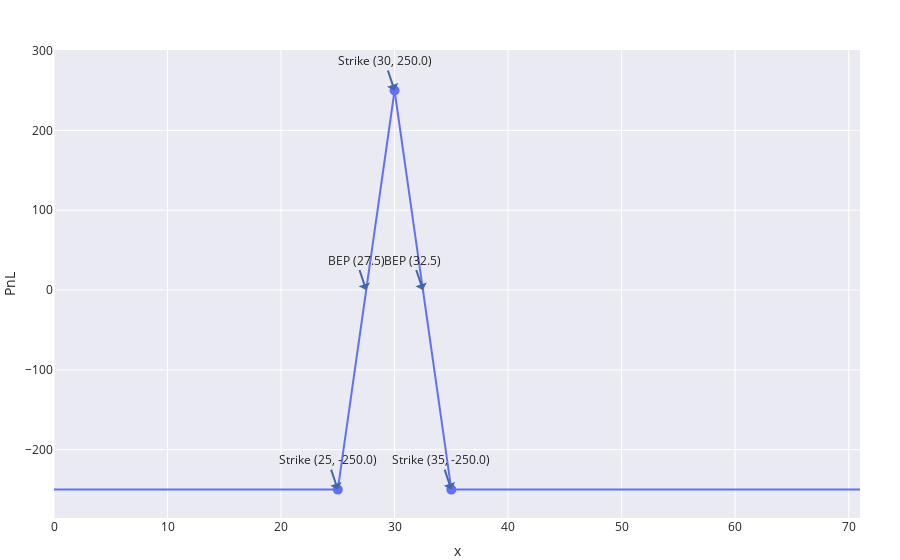

The notebook cell this image was saved under:
### Code cell
print_display_combo([
    buy_butterfly((25, 30, 35), 2.50)
], [25, 30, 35])

### Figure 1 — Plotly figure (JSON) as saved in the notebook; plotly's stock layout.template omitted (floating-point values rounded to 4 significant figures; data arrays with more than 128 entries replaced by an {"elided": "..."} marker saying what was removed)
{"data": [{"line": {"color": "#636EFA"}, "mode": "lines", "name": "-250.000000000000", "showlegend": true, "type": "scatter", "x": {"elided": "1000 float values"}, "y": {"elided": "1000 int values"}}, {"line": {"color": "#636EFA"}, "mode": "lines", "name": "100*x - 2750.0", "showlegend": true, "type": "scatter", "x": {"elided": "1000 float values"}, "y": {"elided": "1000 float values"}}, {"line": {"color": "#636EFA"}, "marker": {"color": "#E5ECF6", "line": {"color": "#636EFA", "width": 2}, "size": 8}, "mode": "markers", "name": "", "showlegend": true, "type": "scatter", "x": [25.0], "y": [-250.0]}, {"line": {"color": "#636EFA"}, "mode": "lines", "name": "3250.0 - 100*x", "showlegend": true, "type": "scatter", "x": {"elided": "1000 float values"}, "y": {"elided": "1000 float values"}}, {"line": {"color": "#636EFA"}, "marker": {"color": "#E5ECF6", "line": {"color": "#636EFA", "width": 2}, "size": 8}, "mode": "markers", "name": "", "showlegend": true, "type": "scatter", "x": [30.0], "y": [250.0]}, {"line": {"color": "#636EFA"}, "mode": "lines", "name": "-250.000000000000", "showlegend": true, "type": "scatter", "x": {"elided": "1000 float values"}, "y": {"elided": "1000 int values"}}, {"line": {"color": "#636EFA"}, "marker": {"color": "#E5ECF6", "line": {"color": "#636EFA", "width": 2}, "size": 8}, "mode": "markers", "name": "", "showlegend": true, "type": "scatter", "x": [35.0], "y": [-250]}, {"line": {"color": "#636EFA"}, "marker": {"size": 8}, "mode": "markers", "name": "", "showlegend": true, "type": "scatter", "x": [25], "y": [-250]}, {"line": {"color": "#636EFA"}, "marker": {"size": 8}, "mode": "markers", "name": "", "showlegend": true, "type": "scatter", "x": [30], "y": [250]}, {"line": {"color": "#636EFA"}, "marker": {"size": 8}, "mode": "markers", "name": "", "showlegend": true, "type": "scatter", "x": [35], "y": [-250]}], "layout": {"annotations": [{"text": "Strike (25, -250.0)", "x": 25, "y": -250}, {"text": "Strike (30, 250.0)", "x": 30, "y": 250}, {"text": "Strike (35, -250.0)", "x": 35, "y": -250}, {"text": "BEP (27.5)", "x": 27.5, "y": 0}, {"text": "BEP (32.5)", "x": 32.5, "y": 0}], "margin": {"b": 0, "l": 0, "r": 40, "t": 50}, "polar": {"angularaxis": {"direction": "counterclockwise", "rotation": 0}}, "scene": {"aspectmode": "auto", "aspectratio": {}, "camera": {}, "xaxis": {"showgrid": true, "title": {"text": "x"}, "visible": true, "zeroline": true}, "yaxis": {"showgrid": true, "title": {"text": "PnL"}, "visible": true, "zeroline": true}, "zaxis": {"showgrid": true, "title": {"text": ""}, "visible": true, "zeroline": true}}, "showlegend": false, "title": {"text": "<b></b>", "x": 0.5}, "xaxis": {"constrain": "domain", "showgrid": true, "title": {"text": "x"}, "visible": true, "zeroline": true}, "yaxis": {"showgrid": true, "title": {"text": "PnL"}, "visible": true, "zeroline": true}}}
